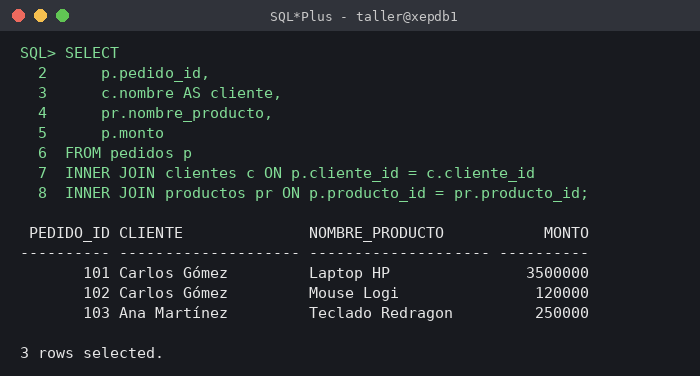
#> input picture evidencias/capturas/guia_ejemplo_01.png, 700 x 376 px
$ python build.py ../evidencias/capturas/guia_ejemplo_01.png
#> lines starting #> are read from the running program, lines starting #| are printed output that depends on the picture
#> in load_avatar, returned value is the input picture: PIL image 700x376 RGB; mean R, G, B 31.6, 35.1, 38.8
"""Genera los SVG del perfil en assets/.

Uso:  python scripts/build.py [ruta-avatar.png]
Si no se pasa avatar, descarga https://github.com/samael-index.png
"""
import io
import math
import random
import sys
import urllib.request
from pathlib import Path
from xml.sax.saxutils import escape

from PIL import Image, ImageEnhance, ImageOps

ROOT = Path(__file__).resolve().parent.parent
ASSETS = ROOT / "assets"
ASSETS.mkdir(exist_ok=True)

USER = "samael-index"
MONO = "ui-monospace,SFMono-Regular,Menlo,Consolas,'Liberation Mono',monospace"

# Paleta Matrix
BG = "#0d1117"
PANEL = "#010409"
BORDER = "#1b4332"
GREEN = "#00ff9c"
GREEN_DIM = "#00b36b"
TEXT = "#c9d1d9"
MUTED = "#6e7681"
CYAN = "#39d0d8"
YELLOW = "#e3b341"
PINK = "#ff6d8a"

random.seed(7)


def window(w, h, title, body):
    """Ventana de terminal con barra de título y tres puntos."""
    return f"""<svg xmlns="http://www.w3.org/2000/svg" width="{w}" height="{h}" viewBox="0 0 {w} {h}" font-family="{MONO}">
<style>
  .blink {{ animation: blink 1.1s steps(1) infinite; }}
  @keyframes blink {{ 50% {{ opacity: 0; }} }}
</style>
<rect x="1" y="1" width="{w-2}" height="{h-2}" rx="12" fill="{BG}" stroke="{BORDER}" stroke-width="2"/>
<circle cx="22" cy="18" r="6" fill="#ff5f57"/><circle cx="42" cy="18" r="6" fill="#febc2e"/><circle cx="62" cy="18" r="6" fill="#28c840"/>
<text x="{w/2}" y="22" text-anchor="middle" font-size="12" fill="{MUTED}">{escape(title)}</text>
<line x1="2" y1="34" x2="{w-2}" y2="34" stroke="{BORDER}"/>
{body}
</svg>
"""


# ---------------------------------------------------------------- header.svg
def ascii_avatar(img, x0, y0, cols, rows, cw, lh):
    ramp = " .:-=+*#%@"
    rgb = img.convert("RGB").resize((cols, rows), Image.LANCZOS)
    lum = ImageOps.autocontrast(rgb.convert("L"), cutoff=2)
    lum = ImageEnhance.Contrast(lum).enhance(1.35)
    px, cpx = lum.load(), rgb.load()
    rng = random.Random(42)
    out = []
    xs = " ".join(f"{x0 + c * cw:.1f}" for c in range(cols))
    for r in range(rows):
        runs, cur_lvl, cur = [], None, ""
        for c in range(cols):
            # máscara circular, como el avatar de GitHub
            dx = (c + 0.5) / cols - 0.5
            dy = (r + 0.5) / rows - 0.5
            if dx * dx + dy * dy > 0.25:
                lvl, ch = 0, " "
            else:
                R, G, B = cpx[c, r]
                if G - max(R, B) > 60 or max(R, G, B) < 25:
                    # fondo Matrix: 0/1 tenues
                    lvl = 1 if G > 120 else 0
                    ch = rng.choice("01") if G > 60 else " "
                else:
                    # el gato y los audífonos: rampa completa
                    i = min(len(ramp) - 1, int(px[c, r] / 255 * len(ramp)))
                    lvl = max(2, min(4, i // 2))
                    ch = ramp[max(1, i)]
            if lvl != cur_lvl and cur:
                runs.append((cur_lvl, cur))
                cur = ""
            cur_lvl = lvl
            cur += ch
        runs.append((cur_lvl, cur))
        spans = "".join(
            f'<tspan class="a{l}">{escape(s).replace(" ", "&#160;")}</tspan>' for l, s in runs
        )
        out.append(f'<text x="{xs}" y="{y0 + r * lh:.1f}">{spans}</text>')
    return "\n".join(out)


def yaml_lines():
    K, V, C, P, S = "k", "v", "c", "p", "s"  # key, value, comment, punctuation, section
    return [
        [(S, "profile"), (P, ":")],
        [(K, "  user"), (P, ": "), (V, USER)],
        [(K, "  role"), (P, ": "), (V, "Developer Junior")],
        [(K, "  origin"), (P, ": "), (V, "Colombia")],
        [(K, "  focus"), (P, ": "), (V, "Frontend · IA · Automatizaciones")],
        [(K, "  also"), (P, ": "), (V, "Marketing digital · SEO")],
        [(K, "  status"), (P, ": "), ("g", "construyendo en público")],
        [(S, "stack"), (P, ":")],
        [(K, "  frontend"), (P, ": "), (V, "Next.js · React · TypeScript · Tailwind")],
        [(K, "  backend"), (P, ": "), (V, "Node.js · Prisma · PostgreSQL")],
        [(K, "  automation"), (P, ": "), ("n", "n8n"), (V, " · Claude / IA")],
        [(K, "  deploy"), (P, ": "), (V, "Vercel · Git · GitHub")],
        [(S, "projects"), (P, ":")],
        [(P, "  - "), (V, "velas-luze"), (C, "   # e-commerce en Next.js")],
        [(S, "now"), (P, ":")],
        [(K, "  learning"), (P, ": "), (V, "arquitectura de software")],
        [(C, "# wake up, samael... the matrix has you")],
    ]


def build_header(avatar):
    W, H = 960, 410
#> W = 960; H = 410
    # Panel izquierdo: retrato ASCII
    lx, ly, lw, lh_ = 16, 46, 360, 348
    cols, rows, cw, line = 56, 48, 5.4, 6.0
    ax = lx + (lw - cols * cw) / 2
    art = ascii_avatar(avatar, ax, ly + 36, cols, rows, cw, line)
#> in ascii_avatar, `rgb = img.convert("RGB").resize((cols, rows), Image.LANCZOS)`:
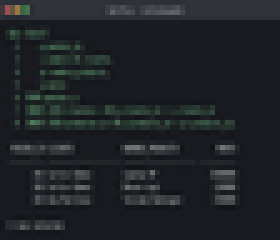
#> rgb: PIL image 56x48 RGB (shown 5 times larger); mean R, G, B 31.6, 35.1, 38.8
#> in ascii_avatar, `lum = ImageOps.autocontrast(rgb.convert("L"), cutoff=2)`:
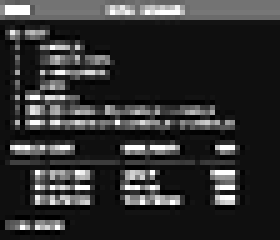
#> lum: PIL image 56x48 L (shown 5 times larger); min 0, max 255, mean 48.2
#> in ascii_avatar, `lum = ImageEnhance.Contrast(lum).enhance(1.35)`:
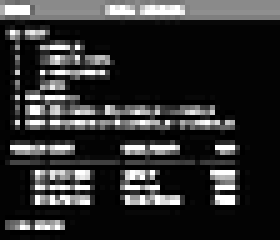
#> lum: PIL image 56x48 L (shown 5 times larger); min 0, max 255, mean 47
#> after the loop in ascii_avatar, `for r in range(rows):`: out = 48 items

    # Panel derecho: profile.yml
    rx, ry, rw, rh = 392, 46, 552, 348
    code, y = [], ry + 50
    for n, toks in enumerate(yaml_lines(), 1):
        spans = "".join(f'<tspan class="{t}">{escape(s)}</tspan>' for t, s in toks)
        code.append(
            f'<text x="{rx + 14}" y="{y}" class="ln" text-anchor="start">{n:>2}</text>'
            f'<text x="{rx + 44}" y="{y}" xml:space="preserve">{spans}</text>'
        )
        y += 16.4
#> after the loop, code = 17 items; y = 374.8
    last = sum(len(s) for _, s in yaml_lines()[-1])
#> last = 39
    cursor = f'<rect class="blink" x="{rx + 48 + last * 7.52:.1f}" y="{y - 16.4 - 11}" width="8" height="14" fill="{GREEN}"/>'

    body = f"""
<style>
  .a0 {{ fill: {GREEN}; opacity: .10; }} .a1 {{ fill: {GREEN}; opacity: .35; }}
  .a2 {{ fill: {GREEN}; opacity: .6; }}  .a3 {{ fill: {GREEN}; opacity: .85; }}
  .a4 {{ fill: #d8ffe9; }}
  .art text {{ font-size: 7.4px; }}
  .code text {{ font-size: 12.5px; }}
  .ln {{ fill: #30363d; }} .k {{ fill: {GREEN_DIM}; }} .s {{ fill: {GREEN}; font-weight: 700; }}
  .v {{ fill: {TEXT}; }} .p {{ fill: {MUTED}; }} .c {{ fill: {MUTED}; font-style: italic; }}
  .g {{ fill: {YELLOW}; }} .n {{ fill: {PINK}; }}
</style>
<rect x="{lx}" y="{ly}" width="{lw}" height="{lh_}" rx="8" fill="{PANEL}" stroke="{BORDER}"/>
<text x="{lx + 12}" y="{ly + 18}" font-size="10" fill="{GREEN}" letter-spacing="1">VISUAL.MAP</text>
<text x="{lx + lw - 12}" y="{ly + 18}" font-size="10" fill="{MUTED}" text-anchor="end">{cols}x{rows} · ascii</text>
<g class="art">{art}</g>
<text x="{lx + 12}" y="{ly + lh_ - 10}" font-size="9" fill="{MUTED}">src: avatar.png → luminance → glyphs</text>

<rect x="{rx}" y="{ry}" width="{rw}" height="{rh}" rx="8" fill="{PANEL}" stroke="{BORDER}"/>
<text x="{rx + 14}" y="{ry + 20}" font-size="11" fill="{TEXT}">profile.yml <tspan fill="{MUTED}">[YAML]</tspan></text>
<rect x="{rx + rw - 128}" y="{ry + 8}" width="116" height="18" rx="9" fill="#0f2a1e"/>
<text x="{rx + rw - 70}" y="{ry + 21}" font-size="10" fill="{GREEN}" text-anchor="middle">@{USER}</text>
<line x1="{rx}" y1="{ry + 30}" x2="{rx + rw}" y2="{ry + 30}" stroke="{BORDER}"/>
<g class="code">{''.join(code)}</g>
{cursor}
<rect x="{rx + 1}" y="{ry + rh - 22}" width="{rw - 2}" height="21" fill="#0b1f16"/>
<rect x="{rx + 1}" y="{ry + rh - 22}" width="64" height="21" fill="{GREEN}"/>
<text x="{rx + 33}" y="{ry + rh - 8}" font-size="10" font-weight="700" fill="{PANEL}" text-anchor="middle">NORMAL</text>
<text x="{rx + 76}" y="{ry + rh - 8}" font-size="10" fill="{TEXT}">profile.yml</text>
<text x="{rx + rw / 2 + 30}" y="{ry + rh - 8}" font-size="10" fill="{MUTED}">[utf-8]</text>
<text x="{rx + rw - 12}" y="{ry + rh - 8}" font-size="10" fill="{MUTED}" text-anchor="end">yaml · {len(yaml_lines())}L · 100%</text>
"""
    (ASSETS / "header.svg").write_text(window(W, H, "vim ~/profile.yml", body), encoding="utf-8")


# ---------------------------------------------------------------- whoami.svg
def matrix_rain(x, y, w, h, n_cols=16):
    glyphs = "01<>/{}[]$#*+=:;%&ABCDEFXYZ"
    cw = w / n_cols
    cols = []
    for i in range(n_cols):
        length = random.randint(8, 16)
        dur = random.uniform(3.5, 8.0)
        begin = -random.uniform(0, dur)
        cx = x + cw * i + cw / 2
        chars = []
        for j in range(length):
            ch = escape(random.choice(glyphs))
            if j == length - 1:
                fill, op = "#eafff4", 1
            else:
                fill, op = GREEN, round(0.15 + 0.75 * j / length, 2)
            chars.append(
                f'<text x="{cx:.1f}" y="{j * 14}" fill="{fill}" opacity="{op}" text-anchor="middle">{ch}</text>'
            )
        span = length * 14
        cols.append(
            f'<g><animateTransform attributeName="transform" type="translate" '
            f'from="0 {y - span}" to="0 {y + h}" dur="{dur:.2f}s" begin="{begin:.2f}s" '
            f'repeatCount="indefinite"/>{"".join(chars)}</g>'
        )
    return "\n".join(cols)


def build_whoami():
    W, H = 960, 300
    lx, ly, lw, lh = 20, 50, 600, 230
    rx, ry, rw, rh = 636, 50, 304, 230

    def row(y, parts):
        bold = ' font-weight="700"'
        spans = "".join(f'<tspan fill="{c}"{bold if b else ""}>{escape(t)}</tspan>' for t, c, b in parts)
        return f'<text x="{lx + 18}" y="{y}" xml:space="preserve">{spans}</text>'

    lines = [
        row(ly + 30, [("❯ ", GREEN, True), ("whoami", GREEN, True)]),
        row(ly + 52, [(USER, TEXT, True), ("  —  ", MUTED, False), ("Developer Junior", YELLOW, False)]),
        row(ly + 80, [("context:   ", MUTED, False), ("Colombia · CO", CYAN, False)]),
        row(ly + 100, [("mission:   ", MUTED, False), ("unir código, marketing e IA", GREEN_DIM, False)]),
        row(ly + 118, [("           ", MUTED, False), ("para crear productos que venden", GREEN_DIM, False)]),
        row(ly + 148, [("❯ ", GREEN, True), ("ls expertise/", GREEN, True)]),
        row(ly + 170, [("frontend/     ", PINK, False), ("Next.js · React · TS · Tailwind", TEXT, False)]),
        row(ly + 188, [("automation/   ", PINK, False), ("n8n · IA · APIs", TEXT, False)]),
        row(ly + 206, [("marketing/    ", PINK, False), ("SEO · contenido · embudos", TEXT, False)]),
    ]

    body = f"""
<defs><clipPath id="rain"><rect x="{rx + 2}" y="{ry + 30}" width="{rw - 4}" height="{rh - 58}"/></clipPath></defs>
<rect x="{lx}" y="{ly}" width="{lw}" height="{lh}" rx="8" fill="{PANEL}" stroke="{BORDER}"/>
<g font-size="14">{''.join(lines)}</g>

<rect x="{rx}" y="{ry}" width="{rw}" height="{rh}" rx="8" fill="{PANEL}" stroke="{BORDER}"/>
<text x="{rx + 14}" y="{ry + 20}" font-size="12" fill="{GREEN}">matrix runtime</text>
<circle class="blink" cx="{rx + rw - 18}" cy="{ry + 16}" r="4" fill="{GREEN}"/>
<g clip-path="url(#rain)" font-size="12">{matrix_rain(rx + 4, ry + 30, rw - 8, rh - 58)}</g>
<text x="{rx + 14}" y="{ry + rh - 12}" font-size="11" fill="{MUTED}">status: <tspan fill="{GREEN}">aprendiendo siempre</tspan><tspan class="blink" fill="{GREEN}"> █</tspan></text>
"""
    title = f"{USER} · profile shell · online"
    (ASSETS / "whoami.svg").write_text(window(W, H, title, body), encoding="utf-8")


# ---------------------------------------------------------------- radar.svg
def radar(cx, cy, r, title, axes):
    n = len(axes)
    pts = lambda f: [
        (cx + r * f(i) * math.sin(2 * math.pi * i / n), cy - r * f(i) * math.cos(2 * math.pi * i / n))
        for i in range(n)
    ]
    poly = lambda p: " ".join(f"{x:.1f},{y:.1f}" for x, y in p)
    out = [f'<text x="{cx}" y="62" text-anchor="middle" font-size="13" font-weight="700" fill="{GREEN}">{escape(title)}</text>']
    for k in (0.25, 0.5, 0.75, 1):
        out.append(f'<polygon points="{poly(pts(lambda i: k))}" fill="none" stroke="#1f3b2d"/>')
    for x, y in pts(lambda i: 1):
        out.append(f'<line x1="{cx}" y1="{cy}" x2="{x:.1f}" y2="{y:.1f}" stroke="#1f3b2d"/>')
    vals = pts(lambda i: axes[i][1] / 100)
    out.append(
        f'<polygon points="{poly(vals)}" fill="{GREEN}" fill-opacity=".18" stroke="{GREEN}" stroke-width="2">'
        f'<animate attributeName="fill-opacity" values=".1;.28;.1" dur="3s" repeatCount="indefinite"/></polygon>'
    )
    for x, y in vals:
        out.append(f'<circle cx="{x:.1f}" cy="{y:.1f}" r="3.5" fill="{GREEN}"/>')
    for i, (x, y) in enumerate(pts(lambda i: 1.22)):
        name, v = axes[i]
        anchor = "middle" if abs(x - cx) < 5 else ("start" if x > cx else "end")
        out.append(
            f'<text x="{x:.1f}" y="{y:.1f}" text-anchor="{anchor}" font-size="11" fill="{TEXT}">{escape(name)}'
            f'<tspan x="{x:.1f}" dy="13" fill="{MUTED}" font-size="10">{v}</tspan></text>'
        )
    return "\n".join(out)


def build_radar():
    W, H = 960, 380
    skills = [("Frontend", 70), ("Automatización", 75), ("IA", 75), ("Marketing", 80), ("SEO", 65), ("Backend", 50)]
    stack = [("TypeScript", 65), ("React", 70), ("Next.js", 70), ("Tailwind", 80), ("n8n", 75), ("SQL", 50)]
    body = f"""
{radar(250, 222, 100, "skill_radar", skills)}
{radar(710, 222, 100, "stack_radar", stack)}
<text x="{W/2}" y="{H - 14}" text-anchor="middle" font-size="10" fill="{MUTED}">signals: skill_radar · stack_radar · status: <tspan fill="{GREEN}">healthy</tspan></text>
"""
    (ASSETS / "radar.svg").write_text(window(W, H, "$ samael --signals --all", body), encoding="utf-8")


# ---------------------------------------------------------------- tiles
N8N = "M21.4737 5.6842c-1.1772 0-2.1663.8051-2.4468 1.8947h-2.8955c-1.235 0-2.289.893-2.492 2.111l-.1038.623a1.263 1.263 0 0 1-1.246 1.0555H11.289c-.2805-1.0896-1.2696-1.8947-2.4468-1.8947s-2.1663.8051-2.4467 1.8947H4.973c-.2805-1.0896-1.2696-1.8947-2.4468-1.8947C1.1311 9.4737 0 10.6047 0 12s1.131 2.5263 2.5263 2.5263c1.1772 0 2.1663-.8051 2.4468-1.8947h1.4223c.2804 1.0896 1.2696 1.8947 2.4467 1.8947 1.1772 0 2.1663-.8051 2.4468-1.8947h1.0008a1.263 1.263 0 0 1 1.2459 1.0555l.1038.623c.203 1.218 1.257 2.111 2.492 2.111h.3692c.2804 1.0895 1.2696 1.8947 2.4468 1.8947 1.3952 0 2.5263-1.131 2.5263-2.5263s-1.131-2.5263-2.5263-2.5263c-1.1772 0-2.1664.805-2.4468 1.8947h-.3692a1.263 1.263 0 0 1-1.246-1.0555l-.1037-.623A2.52 2.52 0 0 0 13.9607 12a2.52 2.52 0 0 0 .821-1.4794l.1038-.623a1.263 1.263 0 0 1 1.2459-1.0555h2.8955c.2805 1.0896 1.2696 1.8947 2.4468 1.8947 1.3952 0 2.5263-1.131 2.5263-2.5263s-1.131-2.5263-2.5263-2.5263m0 1.2632a1.263 1.263 0 0 1 1.2631 1.2631 1.263 1.263 0 0 1-1.2631 1.2632 1.263 1.263 0 0 1-1.2632-1.2632 1.263 1.263 0 0 1 1.2632-1.2631M2.5263 10.7368A1.263 1.263 0 0 1 3.7895 12a1.263 1.263 0 0 1-1.2632 1.2632A1.263 1.263 0 0 1 1.2632 12a1.263 1.263 0 0 1 1.2631-1.2632m6.3158 0A1.263 1.263 0 0 1 10.1053 12a1.263 1.263 0 0 1-1.2632 1.2632A1.263 1.263 0 0 1 7.579 12a1.263 1.263 0 0 1 1.2632-1.2632m10.1053 3.7895a1.263 1.263 0 0 1 1.2631 1.2632 1.263 1.263 0 0 1-1.2631 1.2631 1.263 1.263 0 0 1-1.2632-1.2631 1.263 1.263 0 0 1 1.2632-1.2632"
CLAUDE = "m4.7144 15.9555 4.7174-2.6471.079-.2307-.079-.1275h-.2307l-.7893-.0486-2.6956-.0729-2.3375-.0971-2.2646-.1214-.5707-.1215-.5343-.7042.0546-.3522.4797-.3218.686.0608 1.5179.1032 2.2767.1578 1.6514.0972 2.4468.255h.3886l.0546-.1579-.1336-.0971-.1032-.0972L6.973 9.8356l-2.55-1.6879-1.3356-.9714-.7225-.4918-.3643-.4614-.1578-1.0078.6557-.7225.8803.0607.2246.0607.8925.686 1.9064 1.4754 2.4893 1.8336.3643.3035.1457-.1032.0182-.0728-.164-.2733-1.3539-2.4467-1.445-2.4893-.6435-1.032-.17-.6194c-.0607-.255-.1032-.4674-.1032-.7285L6.287.1335 6.6997 0l.9957.1336.419.3642.6192 1.4147 1.0018 2.2282 1.5543 3.0296.4553.8985.2429.8318.091.255h.1579v-.1457l.1275-1.706.2368-2.0947.2307-2.6957.0789-.7589.3764-.9107.7468-.4918.5828.2793.4797.686-.0668.4433-.2853 1.8517-.5586 2.9021-.3643 1.9429h.2125l.2429-.2429.9835-1.3053 1.6514-2.0643.7286-.8196.85-.9046.5464-.4311h1.0321l.759 1.1293-.34 1.1657-1.0625 1.3478-.8804 1.1414-1.2628 1.7-.7893 1.36.0729.1093.1882-.0183 2.8535-.607 1.5421-.2794 1.8396-.3157.8318.3886.091.3946-.3278.8075-1.967.4857-2.3072.4614-3.4364.8136-.0425.0304.0486.0607 1.5482.1457.6618.0364h1.621l3.0175.2247.7892.522.4736.6376-.079.4857-1.2142.6193-1.6393-.3886-3.825-.9107-1.3113-.3279h-.1822v.1093l1.0929 1.0686 2.0035 1.8092 2.5075 2.3314.1275.5768-.3218.4554-.34-.0486-2.2039-1.6575-.85-.7468-1.9246-1.621h-.1275v.17l.4432.6496 2.3436 3.5214.1214 1.0807-.17.3521-.6071.2125-.6679-.1214-1.3721-1.9246L14.38 17.959l-1.1414-1.9428-.1397.079-.674 7.2552-.3156.3703-.7286.2793-.6071-.4614-.3218-.7468.3218-1.4753.3886-1.9246.3157-1.53.2853-1.9004.17-.6314-.0121-.0425-.1397.0182-1.4328 1.9672-2.1796 2.9446-1.7243 1.8456-.4128.164-.7164-.3704.0667-.6618.4008-.5889 2.386-3.0357 1.4389-1.882.929-1.0868-.0062-.1579h-.0546l-6.3385 4.1164-1.1293.1457-.4857-.4554.0608-.7467.2307-.2429 1.9064-1.3114Z"


def tile(name, path, color):
    svg = (
        f'<svg xmlns="http://www.w3.org/2000/svg" width="256" height="256" viewBox="0 0 256 256"><title>{name}</title>'
        f'<rect width="256" height="256" rx="60" fill="#242938"/>'
        f'<g transform="translate(38 38) scale(7.5)"><path fill="{color}" d="{path}"/></g></svg>'
    )
    (ASSETS / f"{name.lower()}.svg").write_text(svg, encoding="utf-8")


def load_avatar():
    if len(sys.argv) > 1:
        return Image.open(sys.argv[1])
    with urllib.request.urlopen(f"https://github.com/{USER}.png?size=256") as r:
        return Image.open(io.BytesIO(r.read()))


if __name__ == "__main__":
    build_header(load_avatar())
    build_whoami()
    build_radar()
    tile("n8n", N8N, "#EA4B71")
    tile("Claude", CLAUDE, "#D97757")
    print("ok ->", ", ".join(p.name for p in sorted(ASSETS.glob("*.svg"))))

$ run again, on evidencias/capturas/guia_ejemplo_03.png
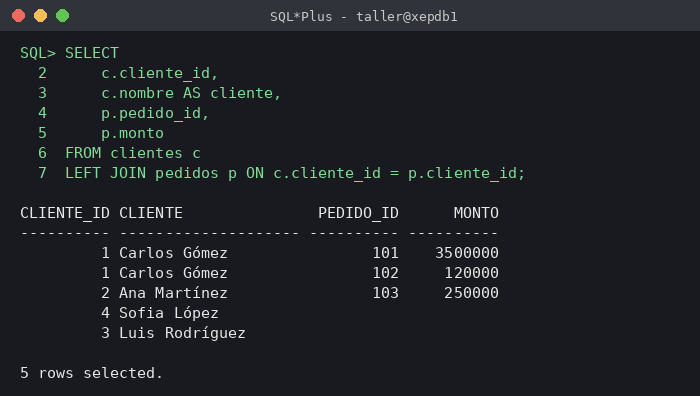
#> input picture evidencias/capturas/guia_ejemplo_03.png, 700 x 396 px
#> in load_avatar, returned value is the input picture: PIL image 700x396 RGB; mean R, G, B 30.3, 33.3, 37.4
#> W = 960; H = 410
#> in ascii_avatar, `rgb = img.convert("RGB").resize((cols, rows), Image.LANCZOS)`:
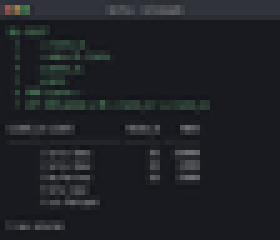
#> rgb: PIL image 56x48 RGB (shown 5 times larger); mean R, G, B 30.3, 33.2, 37.4
#> in ascii_avatar, `lum = ImageEnhance.Contrast(lum).enhance(1.35)`:
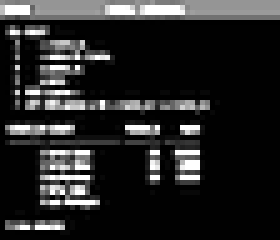
#> lum: PIL image 56x48 L (shown 5 times larger); min 0, max 255, mean 39.2
#> after the loop in ascii_avatar, `for r in range(rows):`: out = 48 items
#> after the loop in build_header, `for n, toks in enumerate(yaml_lines(), 1):`: code = 17 items; y = 374.8
#> last = 39

$ run again, on evidencias/capturas/guia_ejemplo_04.png
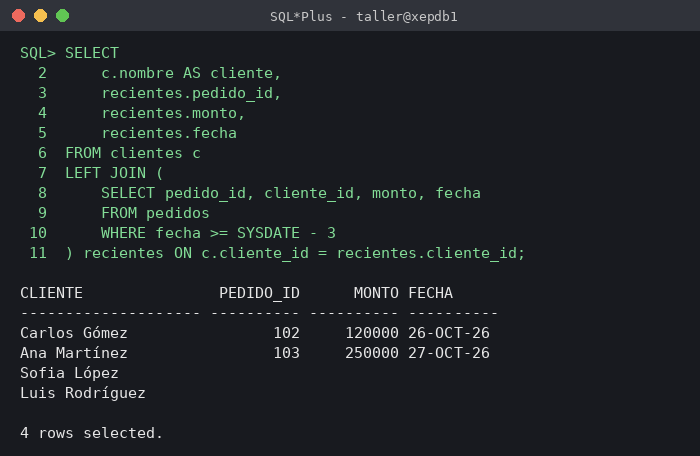
#> input picture evidencias/capturas/guia_ejemplo_04.png, 700 x 456 px
#> in load_avatar, returned value is the input picture: PIL image 700x456 RGB; mean R, G, B 30.1, 33.6, 37.3
#> W = 960; H = 410
#> in ascii_avatar, `rgb = img.convert("RGB").resize((cols, rows), Image.LANCZOS)`:
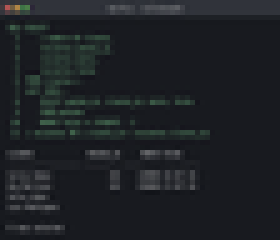
#> rgb: PIL image 56x48 RGB (shown 5 times larger); mean R, G, B 30, 33.6, 37.2
#> in ascii_avatar, `lum = ImageEnhance.Contrast(lum).enhance(1.35)`:
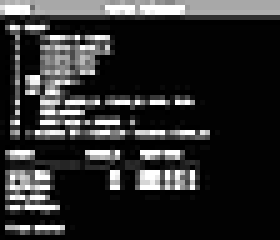
#> lum: PIL image 56x48 L (shown 5 times larger); min 0, max 255, mean 46
#> after the loop in ascii_avatar, `for r in range(rows):`: out = 48 items
#> after the loop in build_header, `for n, toks in enumerate(yaml_lines(), 1):`: code = 17 items; y = 374.8
#> last = 39
